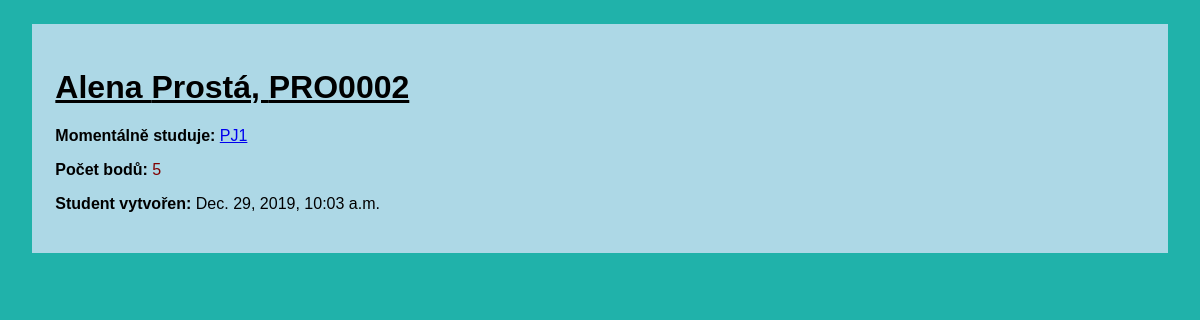
/student/4, run on the app's committed database.
### grading/models.py (models this page shows, shortened)
class Student(models.Model):
    login = models.CharField(max_length=7, unique=True, null=False)
    password = models.CharField(max_length=100, null=False)
    degree = models.CharField(max_length=100, null=True, blank=False)
    name = models.CharField(max_length=25, null=False)
    surname = models.CharField(max_length=700, null=False)
    created_at = models.DateTimeField(auto_now_add=True)
    points = models.IntegerField(null=False)
    subject = models.ForeignKey(Subject, related_name='students', on_delete=models.CASCADE)

class Subject(models.Model):
    subject_code = models.CharField(max_length=20, null=False, unique=True)
    title = models.CharField(max_length=200, null=False)
    description = models.TextField(max_length=2000, null=False)
    min_points = models.IntegerField(null=False)
    created_at = models.DateField(auto_now_add=True)
    teacher = models.ForeignKey(Teacher, related_name='subjects', on_delete=models.SET_NULL, null=True)
    def __str__(self):
        return self.subject_code

### grading/views.py (the view)
# urls.py: path('student/<int:student_id>', views.student, name="student"),
def student(request, student_id):
    return render(request, 'grading/student.html', {'student' : get_object_or_404(Student, id=student_id)})

### grading/templates/grading/student.html (shortened to what this page needs)
<body>
    <div id=main>
        <h1><u>{{ student.name }} {{ student.surname }}, {{student.login}}</u></h1>
        <div>
            <p>
                <strong>Momentálně studuje: </strong>
                <a href="{% url 'grading:subject_details' student.subject.id %}">{{ student.subject }}</a>
            </p>
            {% if student.points >= student.subject.min_points%}
            <p class="done">
                <strong id="strong_text_in_done_notdone">Počet bodů: </strong>
                {{student.points}}</p>
            {% else %}
            <p class="notdone">
                <strong id="strong_text_in_done_notdone">Počet bodů: </strong>
                {{student.points}}</p>
            {% endif %}
            <p>
                <strong>Student vytvořen:</strong>
                {{student.created_at}}
            </p>
        </div>
    </div>
</body>

### grading/templates/grading/student.html (style rules this page uses)
body { font-family:Arial, Helvetica, sans-serif; background-color:lightseagreen; }
#main { background-color:lightblue; padding: 2%; margin: 2%; }
.notdone { color:maroon; }
#strong_text_in_done_notdone { color:black; }

### data on the page
Student: name "Alena", surname "Prostá", login "PRO0002", subject "PJ1", points "5", created_at "Dec. 29, 2019, 10:03 a.m."
